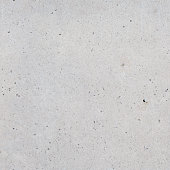
%> input picture Simulation_Updated/Models/Concrete.jpg, 170 x 170 px
$ octave Main.m   (GNU Octave 9; MATLAB toolbox functions it lacks are replaced by stand-ins)
%> lines starting %> are read from the running program, lines starting %| are printed output that depends on the picture

%% Lab Assignment 2
% Cosmino Lasorsa - 13193228
% Ivy Qian Lei Ou - 13220052
% Mouloud Brarti - 13190475

close all;
clear all;
set(0,'DefaultFigureWindowStyle','docked')
clc
clf

%% Building 3D Environment - Adapt to shrink so Dobot can be seen

hold on

% Place in Concrete Floor
surf([-6,-6 ; 10,10], [-6,6 ; -6,6], [0,0 ; 0,0],'CData',imread('Concrete.jpg'),'FaceColor','texturemap');            % From UTS Canvas
surf([-4,-4 ; 8,8], [-4,4 ; -4,4], [0,0 ; 0,0],'CData',imread('Tile.jpg'),'FaceColor','texturemap');
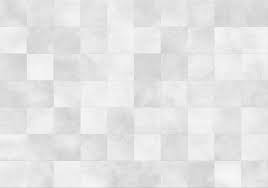
%> input picture Simulation_Updated/Models/Tile.jpg, 268 x 188 px

% Place in Hazard Tape (from https://nationalsafetysigns.com.au/safety-signs/reflective-tape-sticker-hazard-tape-v2628/)
surf([-2,-2;2,2],[-1.5,1.5;-1.5,1.5],[0,0;0,0],'CData',imread('Tape.jpg'),'FaceColor','texturemap');
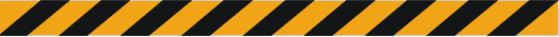
%> input picture Simulation_Updated/Models/Tape.jpg, 559 x 37 px
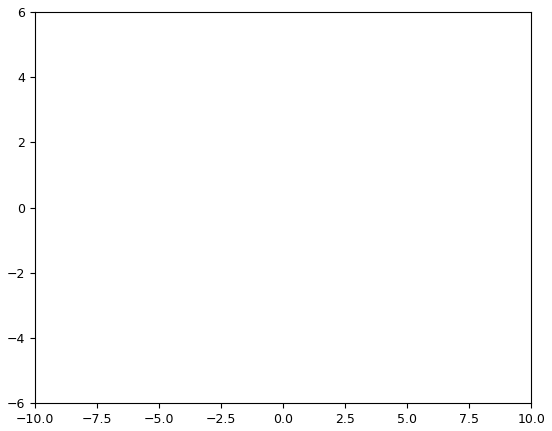
%> figure redrawn from the program's plot data

% Placement of Table (from https://free3d.com/3d-model/straight-leg-coffee-tablewhite-v1--558417.html)
PlaceObject('Table.ply',[0,0,0]);
%> (this line was passed over: PlaceObject is not available in this run)

% Placement of Fence (from https://free3d.com/3d-model/fence-43609.html) [2,4,1,3]
 PlaceObject('Fence1.ply', [-4, 2,1.7]);
%> (this line was passed over: PlaceObject is not available in this run)
 PlaceObject('Fence1.ply', [-4,-2,1.7]);
%> (this line was passed over: PlaceObject is not available in this run)
 PlaceObject('Fence1.ply', [ 8, 2,1.7]);
%> (this line was passed over: PlaceObject is not available in this run)
 PlaceObject('Fence1.ply', [ 8,-2,1.7]);
%> (this line was passed over: PlaceObject is not available in this run)
 PlaceObject('Fence2.ply', [ 2,-4,1.7]);
%> (this line was passed over: PlaceObject is not available in this run)
%> (the run ends here)
